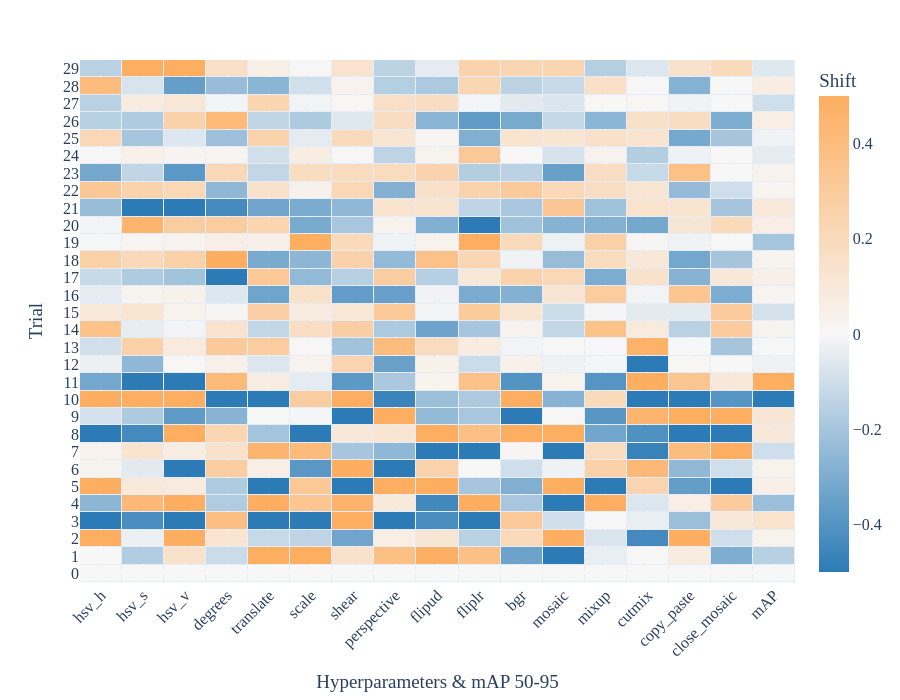

Notebook cell for this chart:
### Code cell
study = optuna.load_study(
    study_name="TPE",
    storage="sqlite:///archive//peach_hpo.db",
)
# Optuna gives a pandas DataFrame
trials_pd = study.trials_dataframe()

# Convert to Polars
df = pl.from_pandas(trials_pd).join(
    pl.read_csv(here("archive", "TPE_values.csv")).select(["trial", "mean_map"]).rename({"trial": "number"}),
    how="left",
    on="number",

).rename(
    {"mean_map": "params_mAP"}
)

# Trial number plus hyperparameter columns
param_cols = [col for col in df.columns if col.startswith("params_")]

# Reorder Optuna params to match LLM_HPO value_cols order
param_cols = [
    f"params_{param}"
    for param in desired_param_order
    if f"params_{param}" in param_cols
]

if "params_mAP" in df.columns and "params_mAP" not in param_cols:
    param_cols.append("params_mAP")

plot_base = (
    df
    .filter(pl.col("state") == "COMPLETE")
    .select(["number", *param_cols])
    .sort("number")
)

normalized_df = plot_base.with_columns([
    pl.when(pl.col(col).max() == pl.col(col).min())
    .then(0.0)
    .otherwise(
        (pl.col(col) - pl.col(col).min())
        / (pl.col(col).max() - pl.col(col).min())
    )
    .alias(col)
    for col in param_cols
])

diff_df = normalized_df.with_columns([
    pl.col(col).diff().fill_null(0).alias(col)
    for col in param_cols
])

z = diff_df.select(param_cols).to_numpy()
x = [col.removeprefix("params_") for col in param_cols]
y = diff_df["number"].to_list()

max_abs = np.nanpercentile(np.abs(z), 90)

fig = px.imshow(
    z,
    x=x,
    y=y,
    origin="lower",  # key line: makes y-axis ascend normally
    color_continuous_scale=[
        [0.0, "#2C7BB6"],
        [0.5, "#F7F7F7"],
        [1.0, "#FDAE61"],
    ],
    aspect="auto",
    zmin=-0.5,
    zmax=0.5,
    labels={
        "x": "Hyperparameters & mAP 50-95",
        "y": "Trial",
        "color": "Shift",
    },
)

fig.update_traces(
    xgap=1,
    ygap=1,
)

fig.update_yaxes(
    tickmode="array",
    tickvals=y,
    ticktext=[str(v) for v in y],
)

fig.update_xaxes(
    tickangle=-45,
)

fig.update_layout(
    height=700,
    font=dict(
        family="Times New Roman",
        size=16,
    )
)


path = here("figs", "TPE_HPO.png")
fig.write_image(path, width=800,
    height=600,
    scale=4,)

with Image.open(path) as image:
    image.save(path, dpi=(600, 600))

fig

### Figure 1 — Plotly figure (JSON) as saved in the notebook; plotly's stock layout.template omitted (floating-point values rounded to 4 significant figures; data arrays with more than 128 entries replaced by an {"elided": "..."} marker saying what was removed)
{"data": [{"coloraxis": "coloraxis", "hovertemplate": "Hyperparameters & mAP 50-95: %{x}<br>Trial: %{y}<br>Shift: %{z}<extra></extra>", "name": "0", "type": "heatmap", "x": ["hsv_h", "hsv_s", "hsv_v", "degrees", "translate", "scale", "shear", "perspective", "flipud", "fliplr", "bgr", "mosaic", "mixup", "cutmix", "copy_paste", "close_mosaic", "mAP"], "xaxis": "x", "xgap": 1, "y": [0, 1, 2, 3, 4, 5, 6, 7, 8, 9, 10, 11, 12, 13, 14, 15, 16, 17, 18, 19, 20, 21, 22, 23, 24, 25, 26, 27, 28, 29], "yaxis": "y", "ygap": 1, "z": {"elided": "30x17 float values"}}], "layout": {"coloraxis": {"autocolorscale": false, "cmax": 0.5, "cmin": -0.5, "colorbar": {"title": {"text": "Shift"}}, "colorscale": [[0, "#2C7BB6"], [0.5, "#F7F7F7"], [1, "#FDAE61"]]}, "font": {"family": "Times New Roman", "size": 16}, "height": 700, "margin": {"t": 60}, "xaxis": {"anchor": "y", "domain": [0, 1], "tickangle": -45, "title": {"text": "Hyperparameters & mAP 50-95"}}, "yaxis": {"anchor": "x", "autorange": true, "domain": [0, 1], "tickmode": "array", "ticktext": ["0", "1", "2", "3", "4", "5", "6", "7", "8", "9", "10", "11", "12", "13", "14", "15", "16", "17", "18", "19", "20", "21", "22", "23", "24", "25", "26", "27", "28", "29"], "tickvals": [0, 1, 2, 3, 4, 5, 6, 7, 8, 9, 10, 11, 12, 13, 14, 15, 16, 17, 18, 19, 20, 21, 22, 23, 24, 25, 26, 27, 28, 29], "title": {"text": "Trial"}}}}
